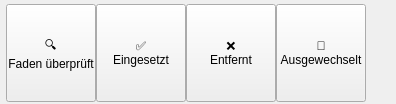
     <widget class="QWidget" name="spiraleContents">
      <property name="geometry">
       <rect>
        <x>0</x>
        <y>0</y>
        <width>396</width>
        <height>104</height>
       </rect>
      </property>
      <widget class="QPushButton" name="cardSpirFaden">
       <property name="geometry">
        <rect>
         <x>6</x>
         <y>4</y>
         <width>90</width>
         <height>98</height>
        </rect>
       </property>
       <property name="cursor">
        <cursorShape>PointingHandCursor</cursorShape>
       </property>
       <property name="text">
        <string>🔍
Faden überprüft</string>
       </property>
       <property name="checkable">
        <bool>true</bool>
       </property>
       <property name="card" stdset="0">
        <string>true</string>
       </property>
      </widget>
      <widget class="QPushButton" name="cardSpirEingesetzt">
       <property name="geometry">
        <rect>
         <x>96</x>
         <y>4</y>
         <width>90</width>
         <height>98</height>
        </rect>
       </property>
       <property name="cursor">
        <cursorShape>PointingHandCursor</cursorShape>
       </property>
       <property name="text">
        <string>✅
Eingesetzt</string>
       </property>
       <property name="checkable">
        <bool>true</bool>
       </property>
       <property name="card" stdset="0">
        <string>true</string>
       </property>
      </widget>
      <widget class="QPushButton" name="cardSpirEntfernt">
       <property name="geometry">
        <rect>
         <x>186</x>
         <y>4</y>
         <width>90</width>
         <height>98</height>
        </rect>
       </property>
       <property name="cursor">
        <cursorShape>PointingHandCursor</cursorShape>
       </property>
       <property name="text">
        <string>❌
Entfernt</string>
       </property>
       <property name="checkable">
        <bool>true</bool>
       </property>
       <property name="card" stdset="0">
        <string>true</string>
       </property>
      </widget>
      <widget class="QPushButton" name="cardSpirAusgewechselt">
       <property name="geometry">
        <rect>
         <x>276</x>
         <y>4</y>
         <width>90</width>
         <height>98</height>
        </rect>
       </property>
       <property name="cursor">
        <cursorShape>PointingHandCursor</cursorShape>
       </property>
       <property name="text">
        <string>🔄
Ausgewechselt</string>
       </property>
       <property name="checkable">
        <bool>true</bool>
       </property>
       <property name="card" stdset="0">
        <string>true</string>
       </property>
      </widget>
     </widget>
